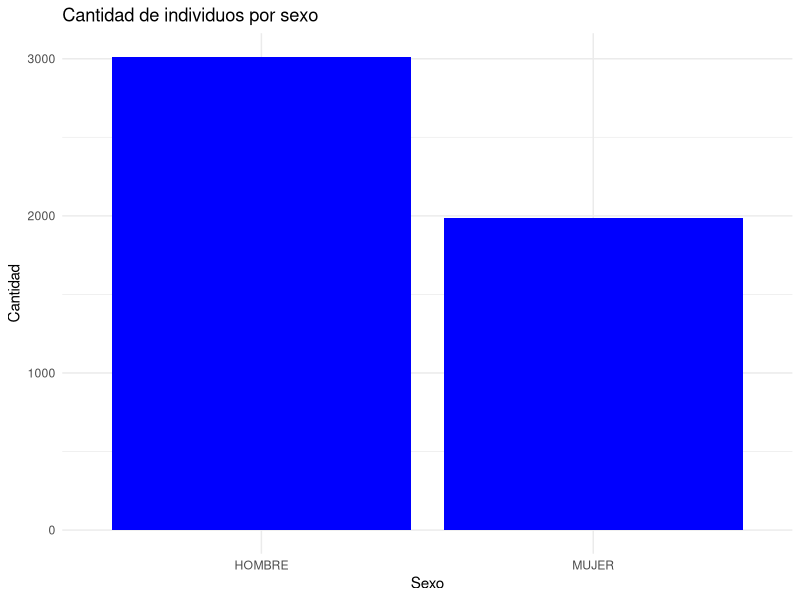
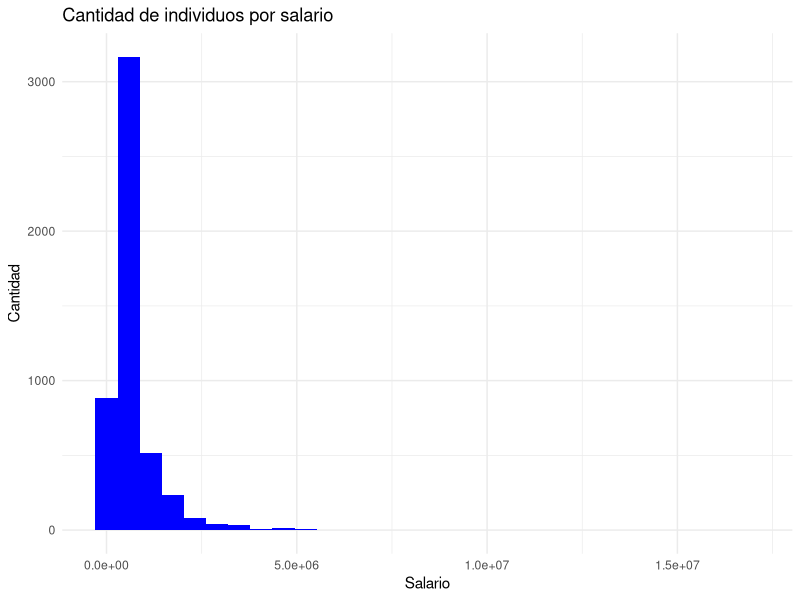
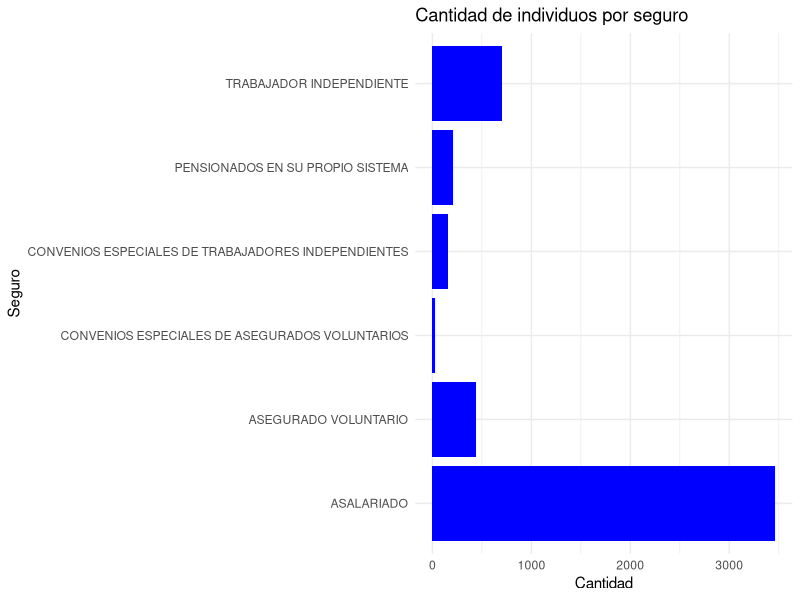
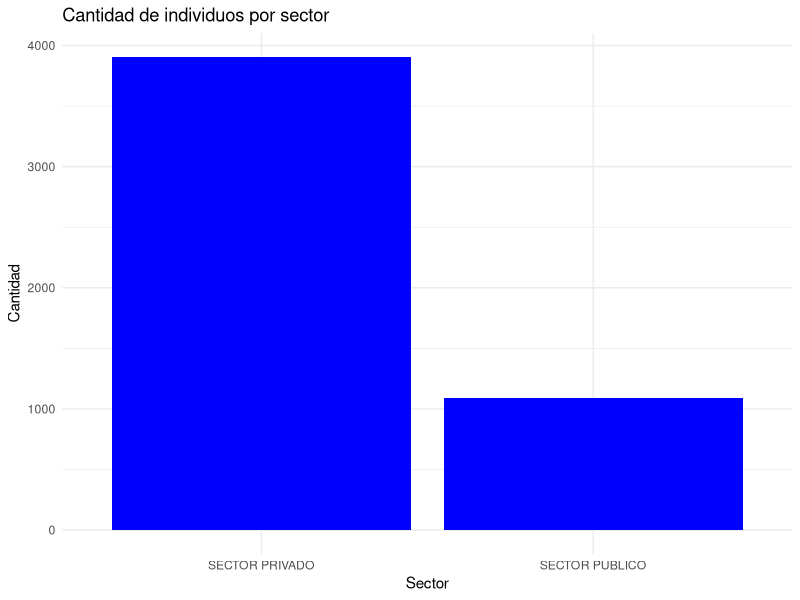
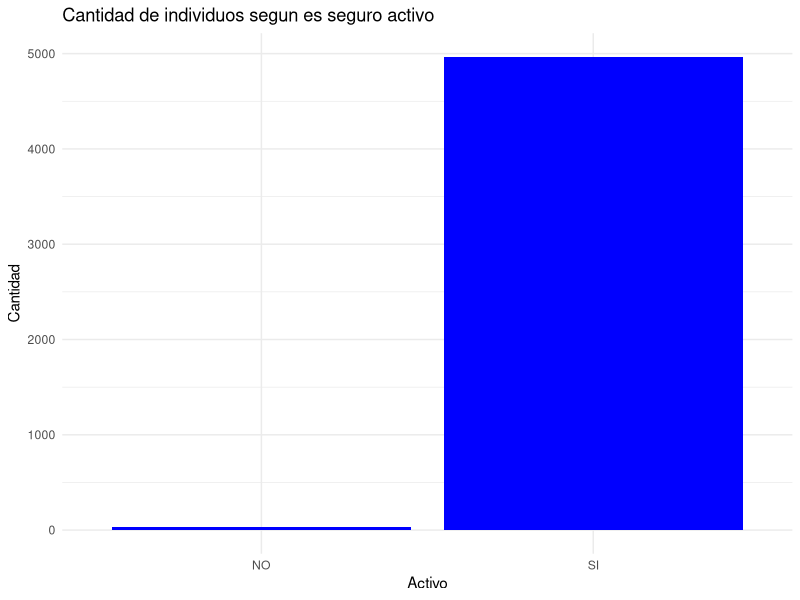
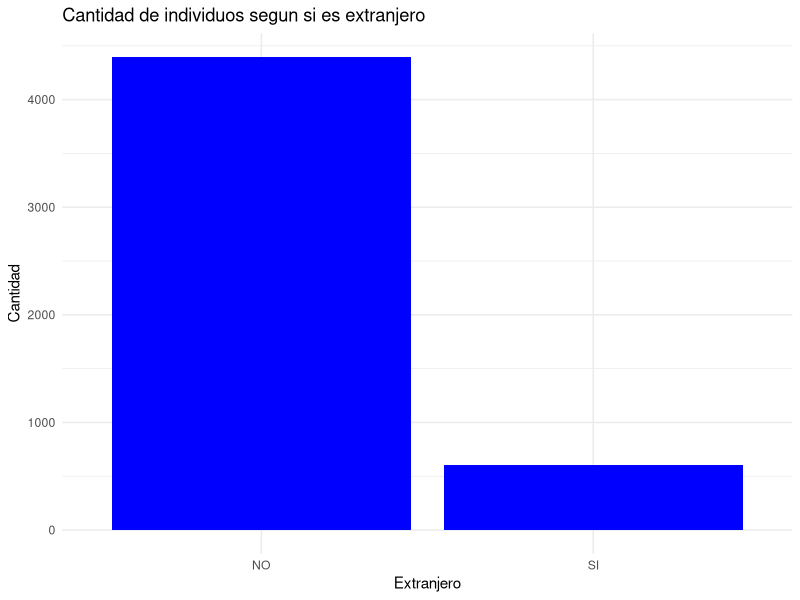
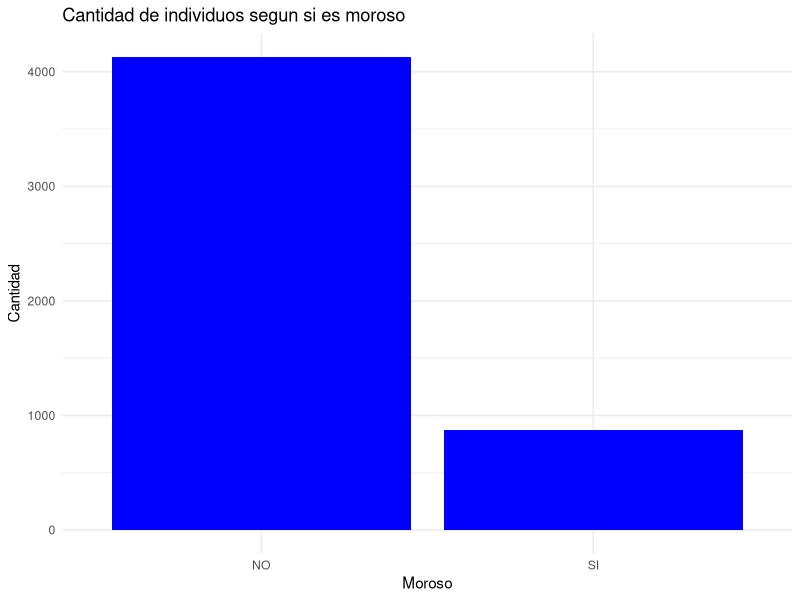
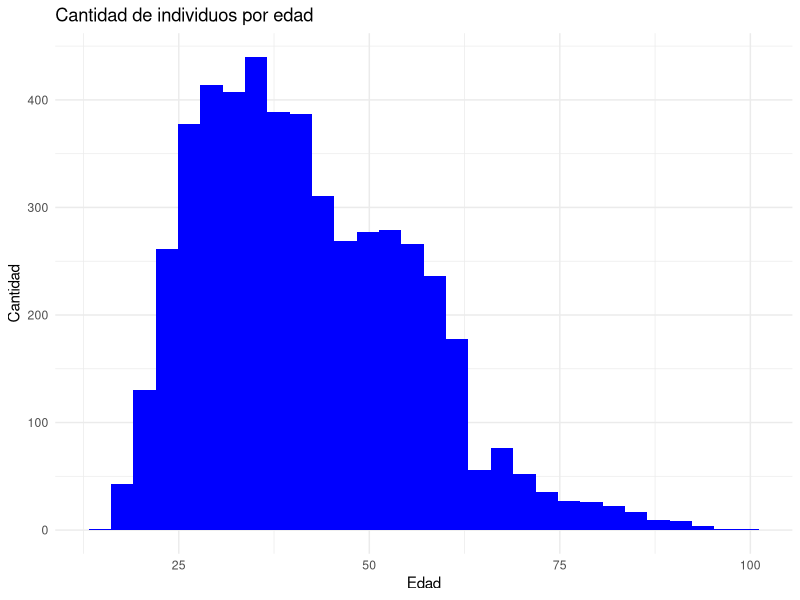

Recreate these plots in R, in order.
## ---- chunk 1
library(tidyverse)
library(readxl)


## ---- chunk 2
moras <- read_xlsx("moras.xlsx")

## ---- chunk 3
moras %>% 
  summarise(minimo_salario=min(SALARIO,na.rm=TRUE),
            minimo_edad=min(EDAD,na.rm=TRUE),
            cuartil1_salario=quantile(SALARIO,0.25,na.rm=TRUE),
            cuartil1_edad=quantile(EDAD,0.25,na.rm=TRUE),
            mediana_salario=median(SALARIO,na.rm = TRUE),
            mediana_edad=median(EDAD,na.rm = TRUE),
            cuartil3_salario=quantile(SALARIO,0.75,na.rm=TRUE),
            cuartil3_edad=quantile(EDAD,0.75,na.rm=TRUE),
            max_salario=max(SALARIO,na.rm = TRUE),
            max_edad=max(EDAD,na.rm = TRUE),
            promedio_salario=mean(SALARIO,na.rm=TRUE),
            promedio_edad=mean(EDAD,na.rm=TRUE))




## ---- chunk 4
moras %>% 
  mutate(ZSCORE_SALARIO=(SALARIO-mean(SALARIO,na.rm=TRUE))/sd(SALARIO,na.rm = TRUE),
         ZSCORE_EDAD=(EDAD-mean(EDAD,na.rm=TRUE))/sd(EDAD,na.rm = TRUE),
         ES_ATIPICO_SALARIO=ifelse(abs(ZSCORE_SALARIO)>1.96,"SI","NO"),
         ES_ATIPICO_EDAD=ifelse(abs(ZSCORE_EDAD)>1.96,"SI","NO"))



## ---- chunk 5

moras %>% 
  summarise(porcentaje_na_sexo=sum(is.na(SEXO))/length(SEXO),
            porcentaje_na_salario=sum(is.na(SALARIO))/length(SALARIO),
            porcentaje_na_aseguramiento=sum(is.na(TIPO_ASEGURAMIENTO))/length(TIPO_ASEGURAMIENTO),
            porcentaje_na_sector=sum(is.na(SECTOR))/length(SECTOR),
            porcentaje_na_activo=sum(is.na(INDICADOR_ACTIVO))/length(INDICADOR_ACTIVO),
            porcentaje_na_extranjero=sum(is.na(INDICADOR.EXTRANJERO))/length(INDICADOR.EXTRANJERO),
            porcentaje_na_moroso=sum(is.na(INDICADOR_MOROSO))/length(INDICADOR_MOROSO),
            porcentaje_na_edad=sum(is.na(EDAD))/length(EDAD))



## ---- chunk 6
moras <- moras %>% 
  mutate(SALARIO=ifelse(is.na(SALARIO),mean(SALARIO,na.rm=TRUE),SALARIO),
         TIPO_ASEGURAMIENTO=ifelse(is.na(TIPO_ASEGURAMIENTO),"ASALARIADO",TIPO_ASEGURAMIENTO),
         EDAD=ifelse(is.na(EDAD),mean(EDAD,na.rm=TRUE),EDAD))



## ---- chunk 7
theme_set(theme_minimal())

moras %>% 
  ggplot(aes(x=SEXO))+
  geom_bar(fill="blue")+
  labs(title = "Cantidad de individuos por sexo",
       x="Sexo",
       y="Cantidad")

moras %>% 
  ggplot(aes(x=SALARIO))+
  geom_histogram(fill="blue")+
  labs(title = "Cantidad de individuos por salario",
       x="Salario",
       y="Cantidad")

moras %>% 
  ggplot(aes(x=TIPO_ASEGURAMIENTO))+
  geom_bar(fill="blue")+
  coord_flip() +
  labs(title = "Cantidad de individuos por seguro",
       x="Seguro",
       y="Cantidad")

moras %>% 
  ggplot(aes(x=SECTOR))+
  geom_bar(fill="blue")+
  labs(title = "Cantidad de individuos por sector",
       x="Sector",
       y="Cantidad")

moras %>% 
  ggplot(aes(x=INDICADOR_ACTIVO))+
  geom_bar(fill="blue")+
  labs(title = "Cantidad de individuos segun es seguro activo",
       x="Activo",
       y="Cantidad")
moras %>% 
  ggplot(aes(x=INDICADOR.EXTRANJERO))+
  geom_bar(fill="blue")+
  labs(title = "Cantidad de individuos segun si es extranjero",
       x="Extranjero",
       y="Cantidad")
moras %>% 
  ggplot(aes(x=INDICADOR_MOROSO))+
  geom_bar(fill="blue")+
  labs(title = "Cantidad de individuos segun si es moroso",
       x="Moroso",
       y="Cantidad")
moras %>% 
  ggplot(aes(x=EDAD))+
  geom_histogram(fill="blue")+
  labs(title = "Cantidad de individuos por edad",
       x="Edad",
       y="Cantidad")

